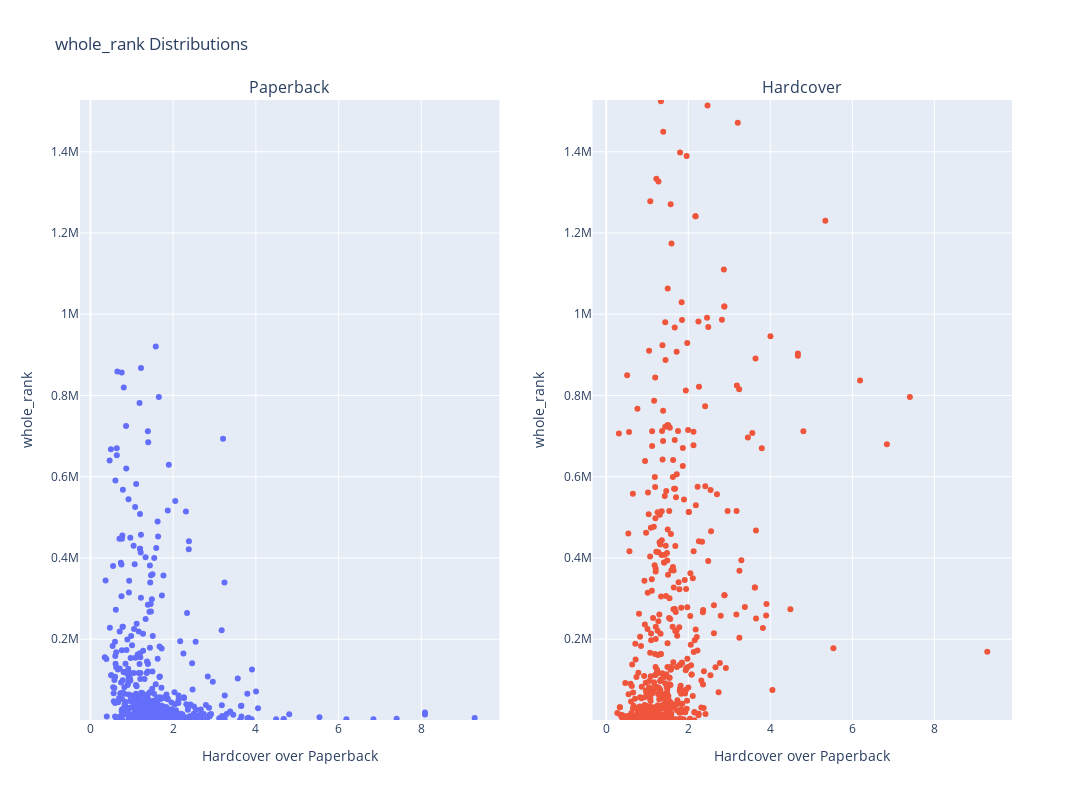
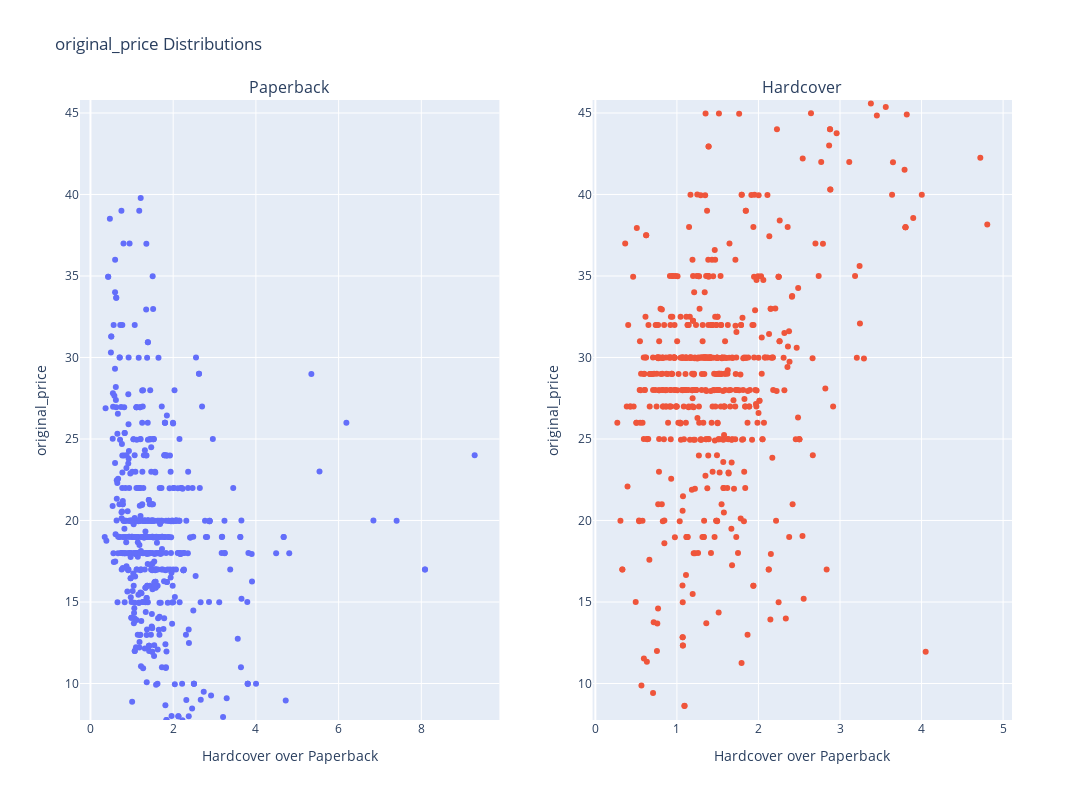
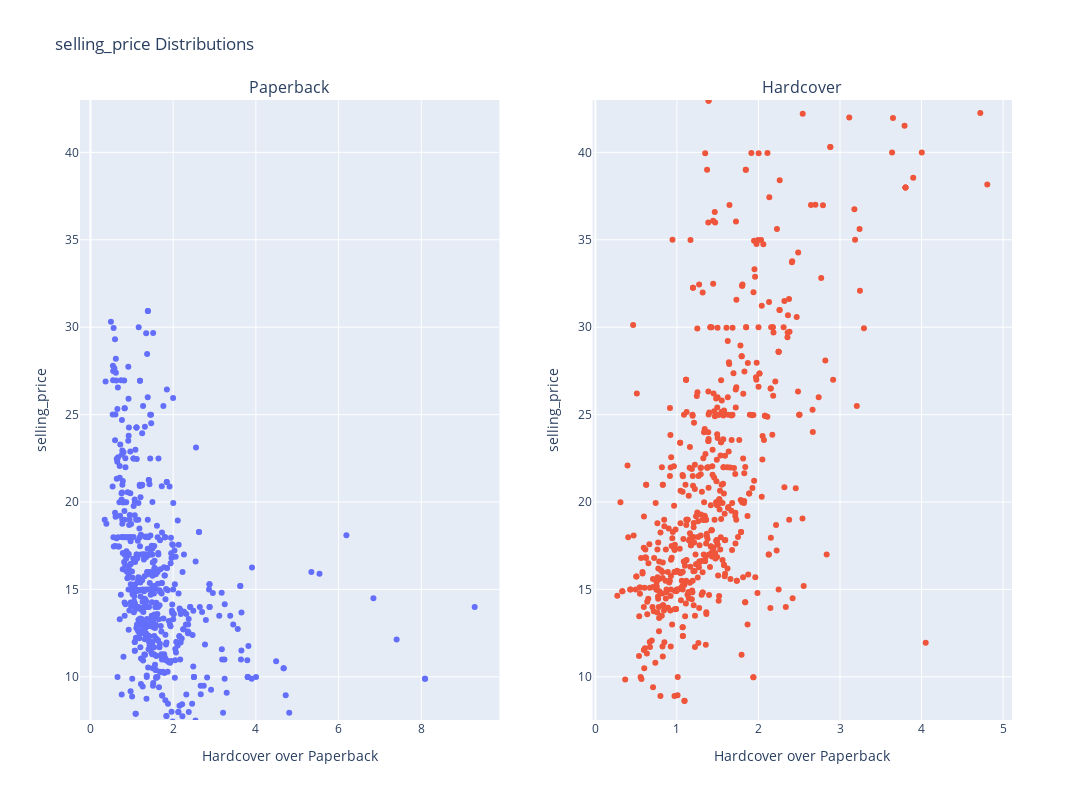
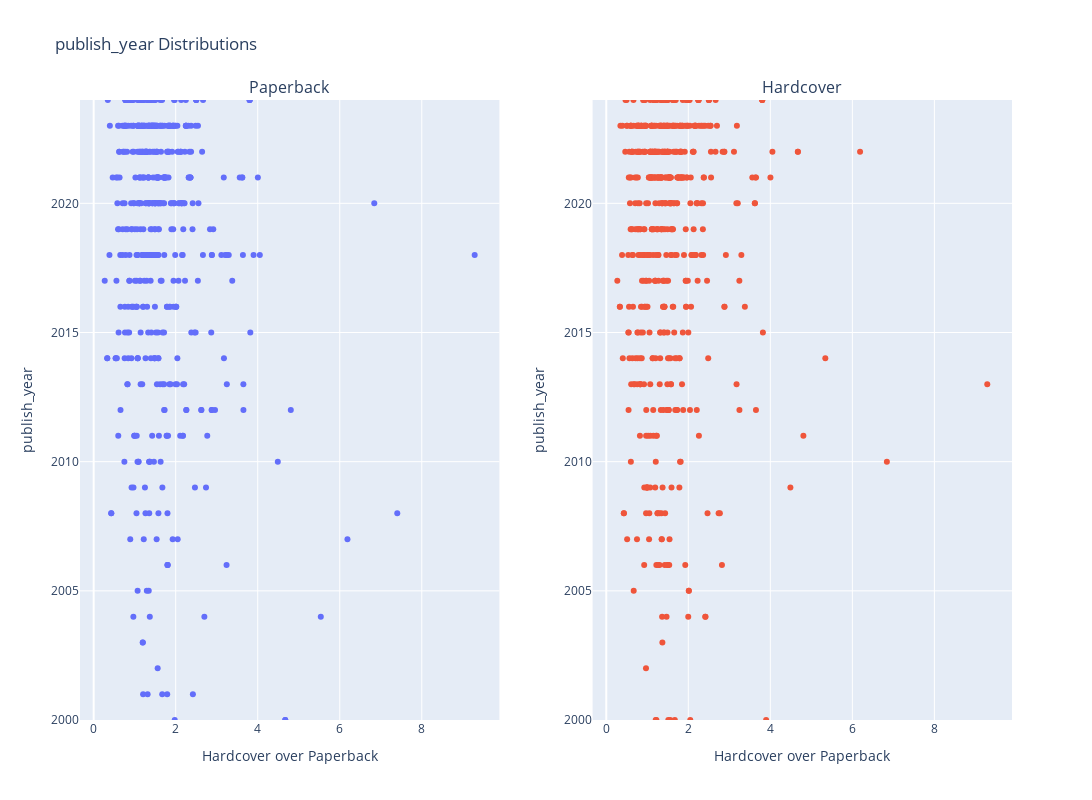

Notebook code for these charts, in order:
### Code cell
import pandas as pd
import plotly.graph_objects as go
from plotly.subplots import make_subplots


def plot_scatter_distributions(data: pd.DataFrame) -> None:
    # Define plot variables and book types
    variables = ["whole_rank", "original_price", "selling_price", "publish_year", "discount_rate"]
    book_types = ["paperback", "hardcover"]

    for var in variables:
        fig = make_subplots(rows=1, cols=2, subplot_titles=("Paperback", "Hardcover"))

        for i, book_type in enumerate(book_types):
            var_name = f"{book_type}-{var}"

            # Remove top 5% extreme values
            threshold = data[var_name].quantile(0.95)
            filtered_data = data[data[var_name] <= threshold]

            scatter = go.Scatter(
                x=filtered_data["hard_over_paper"],
                y=filtered_data[var_name],
                mode="markers",
                showlegend=False,
                name=var_name,
            )

            fig.add_trace(scatter, row=1, col=i + 1)

        # Get y-axis range after removing extremes
        y_min = min(data[f"paperback-{var}"].quantile(0.05), data[f"hardcover-{var}"].quantile(0.05))
        y_max = max(data[f"paperback-{var}"].quantile(0.95), data[f"hardcover-{var}"].quantile(0.95))

        fig.update_xaxes(title_text="Hardcover over Paperback", row=1, col=1)
        fig.update_xaxes(title_text="Hardcover over Paperback", row=1, col=2)
        fig.update_yaxes(title_text=var, range=[y_min, y_max], row=1, col=1)
        fig.update_yaxes(title_text=var, range=[y_min, y_max], row=1, col=2)

        fig.update_layout(title_text=f"{var} Distributions", height=800, width=1600)
        fig.write_image(f"0705_figs/{var} scatter.svg")
        fig.show()


# Assuming data_2dep_fic is your DataFrame
plot_scatter_distributions(data_2dep_biz_con)

### Figure 1 — Plotly figure (JSON) as saved in the notebook; plotly's stock layout.template omitted (floating-point values rounded to 4 significant figures; data arrays with more than 128 entries replaced by an {"elided": "..."} marker saying what was removed)
{"data": [{"mode": "markers", "name": "paperback-whole_rank", "showlegend": false, "type": "scatter", "x": {"elided": "970 float values"}, "xaxis": "x", "y": {"elided": "970 int values"}, "yaxis": "y"}, {"mode": "markers", "name": "hardcover-whole_rank", "showlegend": false, "type": "scatter", "x": {"elided": "745 float values"}, "xaxis": "x2", "y": {"elided": "745 int values"}, "yaxis": "y2"}], "layout": {"annotations": [{"font": {"size": 16}, "showarrow": false, "text": "Paperback", "x": 0.225, "xanchor": "center", "xref": "paper", "y": 1, "yanchor": "bottom", "yref": "paper"}, {"font": {"size": 16}, "showarrow": false, "text": "Hardcover", "x": 0.775, "xanchor": "center", "xref": "paper", "y": 1, "yanchor": "bottom", "yref": "paper"}], "height": 800, "title": {"text": "whole_rank Distributions"}, "width": 1600, "xaxis": {"anchor": "y", "domain": [0, 0.45], "title": {"text": "Hardcover over Paperback"}}, "xaxis2": {"anchor": "y2", "domain": [0.55, 1], "title": {"text": "Hardcover over Paperback"}}, "yaxis": {"anchor": "x", "domain": [0, 1], "range": [1052, 1527000.0], "title": {"text": "whole_rank"}}, "yaxis2": {"anchor": "x2", "domain": [0, 1], "range": [1052, 1527000.0], "title": {"text": "whole_rank"}}}}

### Figure 2 — Plotly figure (JSON) as saved in the notebook; plotly's stock layout.template omitted (floating-point values rounded to 4 significant figures; data arrays with more than 128 entries replaced by an {"elided": "..."} marker saying what was removed)
{"data": [{"mode": "markers", "name": "paperback-original_price", "showlegend": false, "type": "scatter", "x": {"elided": "998 float values"}, "xaxis": "x", "y": {"elided": "998 float values"}, "yaxis": "y"}, {"mode": "markers", "name": "hardcover-original_price", "showlegend": false, "type": "scatter", "x": {"elided": "768 float values"}, "xaxis": "x2", "y": {"elided": "768 float values"}, "yaxis": "y2"}], "layout": {"annotations": [{"font": {"size": 16}, "showarrow": false, "text": "Paperback", "x": 0.225, "xanchor": "center", "xref": "paper", "y": 1, "yanchor": "bottom", "yref": "paper"}, {"font": {"size": 16}, "showarrow": false, "text": "Hardcover", "x": 0.775, "xanchor": "center", "xref": "paper", "y": 1, "yanchor": "bottom", "yref": "paper"}], "height": 800, "title": {"text": "original_price Distributions"}, "width": 1600, "xaxis": {"anchor": "y", "domain": [0, 0.45], "title": {"text": "Hardcover over Paperback"}}, "xaxis2": {"anchor": "y2", "domain": [0.55, 1], "title": {"text": "Hardcover over Paperback"}}, "yaxis": {"anchor": "x", "domain": [0, 1], "range": [7.76, 45.8], "title": {"text": "original_price"}}, "yaxis2": {"anchor": "x2", "domain": [0, 1], "range": [7.76, 45.8], "title": {"text": "original_price"}}}}

### Figure 3 — Plotly figure (JSON) as saved in the notebook; plotly's stock layout.template omitted (floating-point values rounded to 4 significant figures; data arrays with more than 128 entries replaced by an {"elided": "..."} marker saying what was removed)
{"data": [{"mode": "markers", "name": "paperback-selling_price", "showlegend": false, "type": "scatter", "x": {"elided": "998 float values"}, "xaxis": "x", "y": {"elided": "998 float values"}, "yaxis": "y"}, {"mode": "markers", "name": "hardcover-selling_price", "showlegend": false, "type": "scatter", "x": {"elided": "768 float values"}, "xaxis": "x2", "y": {"elided": "768 float values"}, "yaxis": "y2"}], "layout": {"annotations": [{"font": {"size": 16}, "showarrow": false, "text": "Paperback", "x": 0.225, "xanchor": "center", "xref": "paper", "y": 1, "yanchor": "bottom", "yref": "paper"}, {"font": {"size": 16}, "showarrow": false, "text": "Hardcover", "x": 0.775, "xanchor": "center", "xref": "paper", "y": 1, "yanchor": "bottom", "yref": "paper"}], "height": 800, "title": {"text": "selling_price Distributions"}, "width": 1600, "xaxis": {"anchor": "y", "domain": [0, 0.45], "title": {"text": "Hardcover over Paperback"}}, "xaxis2": {"anchor": "y2", "domain": [0.55, 1], "title": {"text": "Hardcover over Paperback"}}, "yaxis": {"anchor": "x", "domain": [0, 1], "range": [7.53, 43.0], "title": {"text": "selling_price"}}, "yaxis2": {"anchor": "x2", "domain": [0, 1], "range": [7.53, 43.0], "title": {"text": "selling_price"}}}}

### Figure 4 — Plotly figure (JSON) as saved in the notebook; plotly's stock layout.template omitted (floating-point values rounded to 4 significant figures; data arrays with more than 128 entries replaced by an {"elided": "..."} marker saying what was removed)
{"data": [{"mode": "markers", "name": "paperback-publish_year", "showlegend": false, "type": "scatter", "x": {"elided": "967 float values"}, "xaxis": "x", "y": {"elided": "967 int values"}, "yaxis": "y"}, {"mode": "markers", "name": "hardcover-publish_year", "showlegend": false, "type": "scatter", "x": {"elided": "784 float values"}, "xaxis": "x2", "y": {"elided": "784 int values"}, "yaxis": "y2"}], "layout": {"annotations": [{"font": {"size": 16}, "showarrow": false, "text": "Paperback", "x": 0.225, "xanchor": "center", "xref": "paper", "y": 1, "yanchor": "bottom", "yref": "paper"}, {"font": {"size": 16}, "showarrow": false, "text": "Hardcover", "x": 0.775, "xanchor": "center", "xref": "paper", "y": 1, "yanchor": "bottom", "yref": "paper"}], "height": 800, "title": {"text": "publish_year Distributions"}, "width": 1600, "xaxis": {"anchor": "y", "domain": [0, 0.45], "title": {"text": "Hardcover over Paperback"}}, "xaxis2": {"anchor": "y2", "domain": [0.55, 1], "title": {"text": "Hardcover over Paperback"}}, "yaxis": {"anchor": "x", "domain": [0, 1], "range": [2000, 2024], "title": {"text": "publish_year"}}, "yaxis2": {"anchor": "x2", "domain": [0, 1], "range": [2000, 2024], "title": {"text": "publish_year"}}}}
